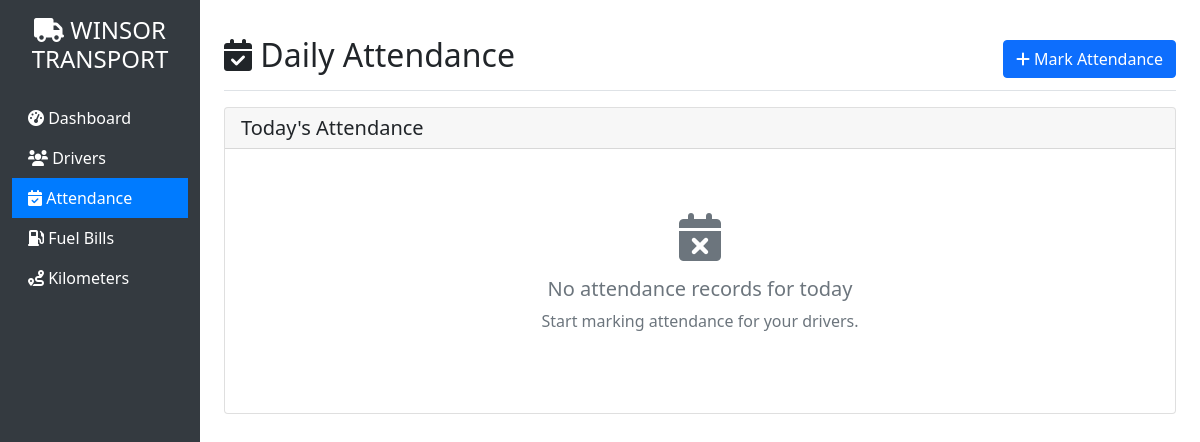
The page /attendance on the database as committed earlier.
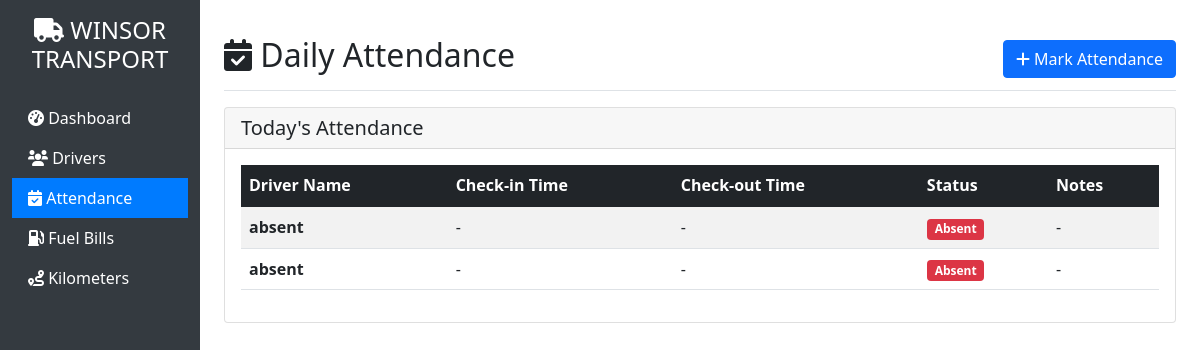
The same page on the database as committed later.
### tables this page shows
CREATE TABLE attendance
    (
        id
        INTEGER
        PRIMARY
        KEY
        AUTOINCREMENT,
        driver_id
        INTEGER,
        date
        DATE
        NOT
        NULL,
        check_in_time
        TIME,
        check_out_time
        TIME,
        status
        TEXT
        DEFAULT
        'present',
        notes
        TEXT,
        FOREIGN
        KEY
                 (
        driver_id
                 ) REFERENCES drivers
                 (
                     id
                 ));

### app.py (the view)
@app.route('/attendance')
def attendance():
    conn = sqlite3.connect('car_transport.db')
    c = conn.cursor()
    today = date.today()
    c.execute('''SELECT a.*, d.name
                 FROM attendance a
                          JOIN drivers d ON a.driver_id = d.id
                 WHERE a.date = ?
                 ORDER BY d.name''', (today,))
    attendance_list = c.fetchall()
    c.execute("SELECT * FROM drivers WHERE status='active' ORDER BY name")
    drivers_list = c.fetchall()
    conn.close()
    return render_template('attendance.html', attendance=attendance_list, drivers=drivers_list)

### templates/attendance.html (shortened to what this page needs)
{% extends "base.html" %}
{% block content %}
<div class="d-flex justify-content-between flex-wrap flex-md-nowrap align-items-center pt-3 pb-2 mb-3 border-bottom">
    <h1 class="h2"><i class="fas fa-calendar-check"></i> Daily Attendance</h1>
    <div class="btn-toolbar mb-2 mb-md-0">
        <button type="button" class="btn btn-primary" data-bs-toggle="modal" data-bs-target="#attendanceModal">
            <i class="fas fa-plus"></i> Mark Attendance
        </button>
    </div>
</div>
<div class="row">
    <div class="col-12">
        <div class="card">
            <div class="card-header">
                <h5 class="card-title mb-0">Today's Attendance</h5>
            </div>
            <div class="card-body">
                {% if attendance %}
                <div class="table-responsive">
                    <table class="table table-striped table-hover">
                        <thead class="table-dark">
                            <tr>
                                <th>Driver Name</th>
                                <th>Check-in Time</th>
                                <th>Check-out Time</th>
                                <th>Status</th>
                                <th>Notes</th>
                            </tr>
                        </thead>
                        <tbody>
                            {% for record in attendance %}
                            <tr>
                                <td><strong>{{ record[5] }}</strong></td>
                                <td>{{ record[3] or '-' }}</td>
                                <td>{{ record[4] or '-' }}</td>
                                <td>
                                    {% if record[5] == 'present' %}
                                        <span class="badge bg-success">Present</span>
                                    {% elif record[5] == 'absent' %}
                                        <span class="badge bg-danger">Absent</span>
                                    {% else %}
                                        <span class="badge bg-warning">{{ record[5].title() }}</span>
                                    {% endif %}
                                </td>
                                <td>{{ record[6] or '-' }}</td>
                            </tr>
                            {% endfor %}
                        </tbody>
                    </table>
                </div>
                {% else %}
                <div class="text-center py-5">
                    <i class="fas fa-calendar-times fa-3x text-muted mb-3"></i>
                    <h5 class="text-muted">No attendance records for today</h5>
                    <p class="text-muted">Start marking attendance for your drivers.</p>
                </div>
                {% endif %}
            </div>
        </div>
    </div>
</div>
{% endblock %}

### templates/base.html (shortened to what this page needs)
<!DOCTYPE html>
<html lang="en">
<head>
    <link href="https://cdn.jsdelivr.net/npm/bootstrap@5.1.3/dist/css/bootstrap.min.css" rel="stylesheet">
    <link href="https://cdnjs.cloudflare.com/ajax/libs/font-awesome/6.0.0/css/all.min.css" rel="stylesheet">
</head>
<body>
    <div class="container-fluid">
        <div class="row">
            <nav class="col-md-3 col-lg-2 d-md-block sidebar collapse">
                <div class="position-sticky pt-3">
                    <h4 class="text-white text-center mb-4">
                        <i class="fas fa-truck"></i> WINSOR TRANSPORT
                    </h4>
                    <ul class="nav flex-column">
                        <li class="nav-item">
                            <a class="nav-link{% if request.endpoint == 'dashboard' %} active{% endif %}" href="{{ url_for('dashboard') }}">
                                <i class="fas fa-tachometer-alt"></i> Dashboard
                            </a>
                        </li>
                        <li class="nav-item">
                            <a class="nav-link{% if request.endpoint == 'drivers' %} active{% endif %}" href="{{ url_for('drivers') }}">
                                <i class="fas fa-users"></i> Drivers
                            </a>
                        </li>
                        <li class="nav-item">
                            <a class="nav-link{% if request.endpoint == 'attendance' %} active{% endif %}" href="{{ url_for('attendance') }}">
                                <i class="fas fa-calendar-check"></i> Attendance
                            </a>
                        </li>
                        <li class="nav-item">
                            <a class="nav-link{% if request.endpoint == 'fuel_bills' %} active{% endif %}" href="{{ url_for('fuel_bills') }}">
                                <i class="fas fa-gas-pump"></i> Fuel Bills
                            </a>
                        </li>
                        <li class="nav-item">
                            <a class="nav-link{% if request.endpoint == 'kilometers' %} active{% endif %}" href="{{ url_for('kilometers') }}">
                                <i class="fas fa-route"></i> Kilometers
                            </a>
                        </li>
                    </ul>
                </div>
            </nav>
            <main class="col-md-9 ms-sm-auto col-lg-10 px-md-4 main-content">
                {% block content %}{% endblock %}
            </main>
        </div>
    </div>
</body>
</html>

### templates/base.html (style rules this page uses)
.sidebar { min-height: 100vh; background-color: #343a40; }
.sidebar .nav-link { color: #fff; }
.sidebar .nav-link.active { background-color: #007bff; }
.main-content { padding: 20px; }

Rows that differ between the two databases and show on the page:
added attendance: status "absent", check_in_time "-", record "-", shows "Absent", notes "-"
added attendance: status "absent", check_in_time "-", record "-", shows "Absent", notes "-"
Other text that changed with them:
text no longer shown: "No attendance records for today Start marking attendance for your drivers."
text now shown: "Driver Name Check-in Time Check-out Time Status Notes"
